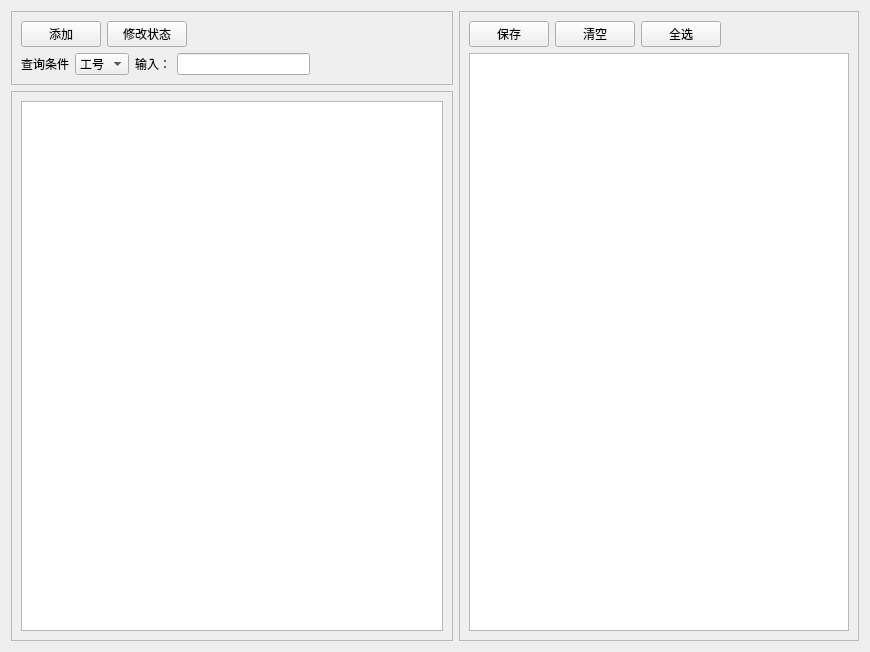
<?xml version="1.0" encoding="UTF-8"?>
<ui version="4.0">
 <class>CheckEMP</class>
 <widget class="QWidget" name="CheckEMP">
  <property name="geometry">
   <rect>
    <x>0</x>
    <y>0</y>
    <width>870</width>
    <height>652</height>
   </rect>
  </property>
  <property name="windowTitle">
   <string>Form</string>
  </property>
  <layout class="QHBoxLayout" name="horizontalLayout_3">
   <item>
    <layout class="QVBoxLayout" name="verticalLayout_2">
     <item>
      <widget class="QFrame" name="frame">
       <property name="maximumSize">
        <size>
         <width>16777215</width>
         <height>80</height>
        </size>
       </property>
       <property name="frameShape">
        <enum>QFrame::Shape::StyledPanel</enum>
       </property>
       <property name="frameShadow">
        <enum>QFrame::Shadow::Raised</enum>
       </property>
       <layout class="QVBoxLayout" name="verticalLayout">
        <item>
         <layout class="QHBoxLayout" name="horizontalLayout_2">
          <item>
           <widget class="QPushButton" name="pushButtonAdd">
            <property name="text">
             <string>添加</string>
            </property>
           </widget>
          </item>
          <item>
           <widget class="QPushButton" name="pushButtonUpdate">
            <property name="text">
             <string>修改状态</string>
            </property>
           </widget>
          </item>
          <item>
           <spacer name="horizontalSpacer">
            <property name="orientation">
             <enum>Qt::Orientation::Horizontal</enum>
            </property>
            <property name="sizeHint" stdset="0">
             <size>
              <width>40</width>
              <height>20</height>
             </size>
            </property>
           </spacer>
          </item>
         </layout>
        </item>
        <item>
         <layout class="QHBoxLayout" name="horizontalLayout">
          <item>
           <widget class="QLabel" name="label">
            <property name="text">
             <string>查询条件</string>
            </property>
           </widget>
          </item>
          <item>
           <widget class="QComboBox" name="comboBoxType">
            <item>
             <property name="text">
              <string>工号</string>
             </property>
            </item>
            <item>
             <property name="text">
              <string>名称</string>
             </property>
            </item>
           </widget>
          </item>
          <item>
           <widget class="QLabel" name="label_2">
            <property name="text">
             <string>输入：</string>
            </property>
           </widget>
          </item>
          <item>
           <widget class="QLineEdit" name="lineEditInput"/>
          </item>
          <item>
           <spacer name="horizontalSpacer_2">
            <property name="orientation">
             <enum>Qt::Orientation::Horizontal</enum>
            </property>
            <property name="sizeHint" stdset="0">
             <size>
              <width>40</width>
              <height>20</height>
             </size>
            </property>
           </spacer>
          </item>
         </layout>
        </item>
       </layout>
      </widget>
     </item>
     <item>
      <widget class="QFrame" name="frame_2">
       <property name="frameShape">
        <enum>QFrame::Shape::StyledPanel</enum>
       </property>
       <property name="frameShadow">
        <enum>QFrame::Shadow::Raised</enum>
       </property>
       <layout class="QVBoxLayout" name="verticalLayout_3">
        <item>
         <widget class="QTableView" name="tableViewEmp"/>
        </item>
       </layout>
      </widget>
     </item>
    </layout>
   </item>
   <item>
    <widget class="QFrame" name="frame_3">
     <property name="minimumSize">
      <size>
       <width>400</width>
       <height>0</height>
      </size>
     </property>
     <property name="maximumSize">
      <size>
       <width>400</width>
       <height>16777215</height>
      </size>
     </property>
     <property name="frameShape">
      <enum>QFrame::Shape::StyledPanel</enum>
     </property>
     <property name="frameShadow">
      <enum>QFrame::Shadow::Raised</enum>
     </property>
     <layout class="QVBoxLayout" name="verticalLayout_4">
      <item>
       <layout class="QHBoxLayout" name="horizontalLayout_4">
        <item>
         <widget class="QPushButton" name="pushButtonSave">
          <property name="text">
           <string>保存</string>
          </property>
         </widget>
        </item>
        <item>
         <widget class="QPushButton" name="pushButtonClear">
          <property name="text">
           <string>清空</string>
          </property>
         </widget>
        </item>
        <item>
         <widget class="QPushButton" name="pushButtonAll">
          <property name="text">
           <string>全选</string>
          </property>
         </widget>
        </item>
        <item>
         <spacer name="horizontalSpacer_3">
          <property name="orientation">
           <enum>Qt::Orientation::Horizontal</enum>
          </property>
          <property name="sizeHint" stdset="0">
           <size>
            <width>40</width>
            <height>20</height>
           </size>
          </property>
         </spacer>
        </item>
       </layout>
      </item>
      <item>
       <widget class="QTableView" name="tableViewRole"/>
      </item>
     </layout>
    </widget>
   </item>
  </layout>
 </widget>
 <resources/>
 <connections/>
</ui>
